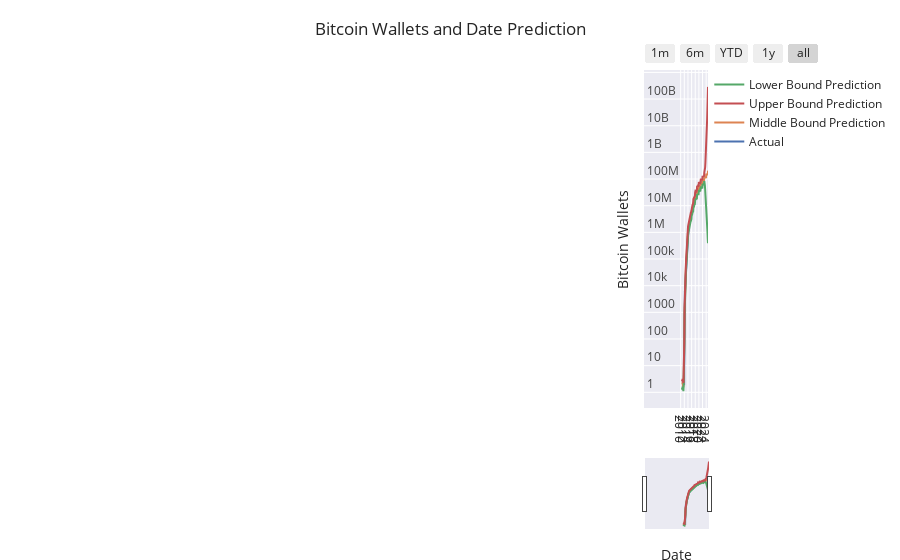

The cell this chart's notebook holds for it:
### Code cell
import plotly.express as px
import plotly.graph_objects as go

fig = go.Figure()
fig.add_trace(go.Scatter(name="Actual", x=df['date'], y=df['wallets'], legendrank=4))
fig.add_trace(go.Scatter(name="Middle Bound Prediction", x=prediction['ds'], y=np.exp(prediction['yhat']), legendrank=2))
fig.add_trace(go.Scatter(name="Lower Bound Prediction", x=prediction['ds'], y=np.exp(prediction['yhat_lower']), legendrank=1))
fig.add_trace(go.Scatter(name="Upper Bound Prediction", x=prediction['ds'], y=np.exp(prediction['yhat_upper']), legendrank=1))

fig.update_xaxes(
    rangeslider_visible = True,
    rangeselector = dict(
        buttons = list([
            dict(count = 1, label = "1m", step = "month", stepmode = "backward"),
            dict(count = 6, label = "6m", step = "month", stepmode = "backward"),
            dict(count = 1, label = "YTD", step = "year", stepmode = "todate"),
            dict(count = 1, label = "1y", step = "year", stepmode = "backward"),
            dict(step = "all")
        ])
    )
)

# fig.update_layout(legend=dict(
#     yanchor="top",
#     y=0.99,
#     xanchor="right",
#     x=0.5
# ))
fig.update_yaxes(type="log")
fig.update_yaxes(fixedrange=False)
fig.update_layout(title_text='Bitcoin Wallets and Date Prediction')
fig.update_yaxes(ticklabelposition="inside top", title="Bitcoin Wallets")
fig.update_xaxes(ticklabelposition="inside top", title="Date")
fig.update_yaxes(nticks=15)
fig.update_xaxes(nticks=20)
fig.update_layout(
    margin=dict(l=20, r=100, t=70, b=20),
)
fig.layout.template = 'seaborn'
fig.show()
# fig.write_html('../static/wallets.html')
